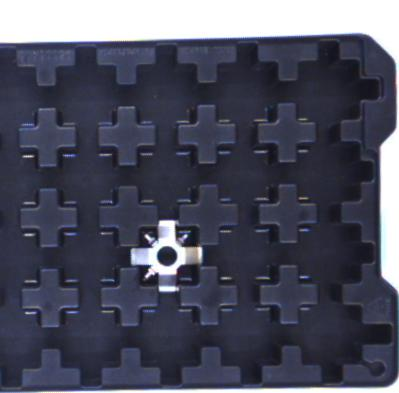
#> input picture src/verotest/ros/Pallet59.jpg, 399 x 393 px, given in place of img_pallet96.png, which was not available
$ python houghcircledetector.py
#> lines starting #> are read from the running program, lines starting #| are printed output that depends on the picture; after the words box and inside, x2 and y2 are one past the last pixel; in counts of white or black regions, pixels touching at a corner belong together; pictures that were not available may be replaced by others from this repository, and a replacement may not be noted
# import the necessary packages
import numpy as np
import argparse
import cv2
import PIL

# load the image, clone it for output, and then convert it to grayscale
image = cv2.imread("img_pallet96.png")
#> image is the input picture: shape (393, 399, 3); mean B, G, R 94.9, 79, 77.4
output = image.copy()
gray = cv2.cvtColor(image, cv2.COLOR_BGR2GRAY)
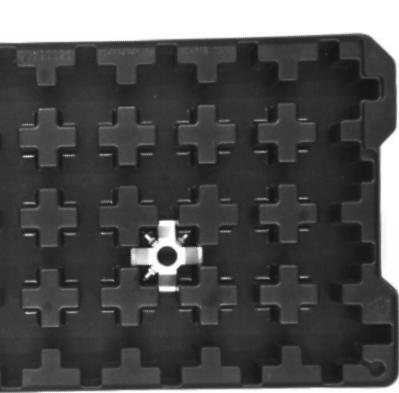
#> gray: shape (393, 399); min 16, max 255, mean 80.4

blurred = cv2.GaussianBlur(gray, (5, 5), 0)
thresh = cv2.threshold(blurred, 60, 255, cv2.THRESH_BINARY)[1]
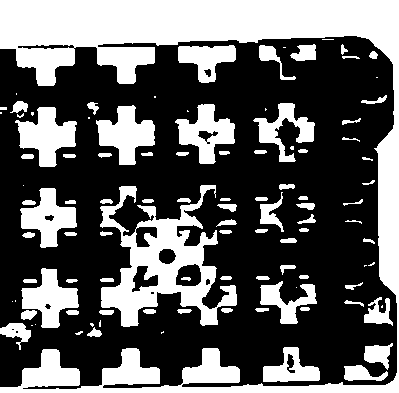
#> thresh: shape (393, 399); 37.2% white; 104 white regions (25 under 20 px), largest, box (x1, y1, x2, y2) and area: (0, 0, 399, 393) 30482, (100, 185, 237, 327) 7583, (15, 107, 77, 167) 2030
invert = np.invert(thresh)

# detect circles in the image
#> (the run stopped early here; a loop or call above may not have finished)

$ run again, on src/verotest/ros/Pallette1.jpg
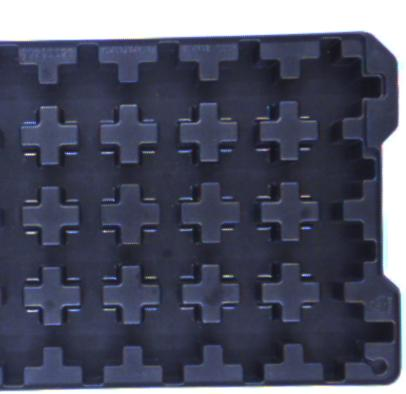
#> input picture src/verotest/ros/Pallette1.jpg, 406 x 394 px, given in place of img_pallet96.png, which was not available
#> image is the input picture: shape (394, 406, 3); mean B, G, R 101.7, 83.5, 80.7
#> `gray = cv2.cvtColor(image, cv2.COLOR_BGR2GRAY)`:
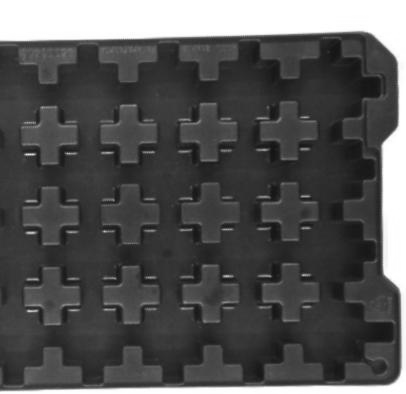
#> gray: shape (394, 406); min 19, max 255, mean 84.7
#> `thresh = cv2.threshold(blurred, 60, 255, cv2.THRESH_BINARY)[1]`:
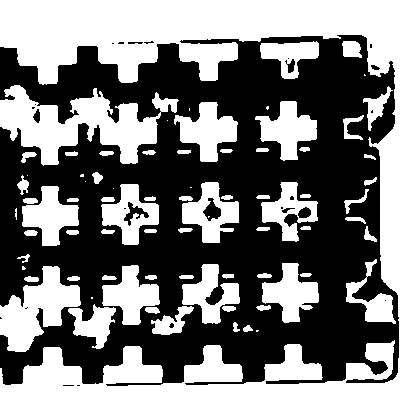
#> thresh: shape (394, 406); 45.6% white; 77 white regions (14 under 20 px), largest, box (x1, y1, x2, y2) and area: (0, 0, 406, 394) 38801, (0, 85, 179, 166) 6748, (0, 266, 81, 352) 3552
